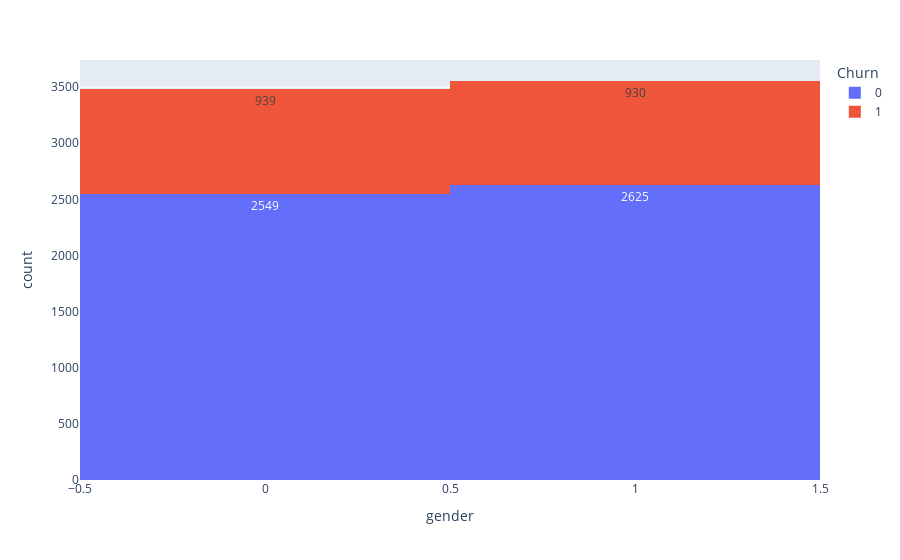
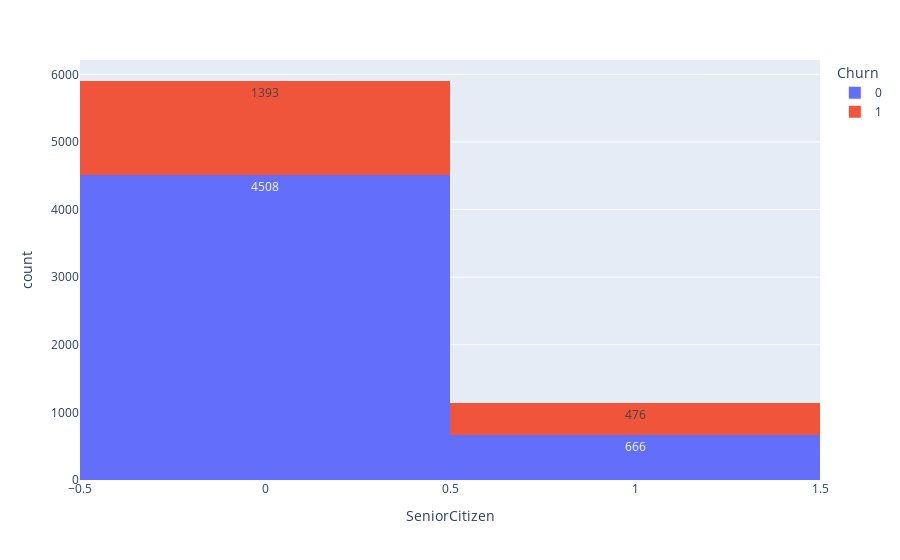
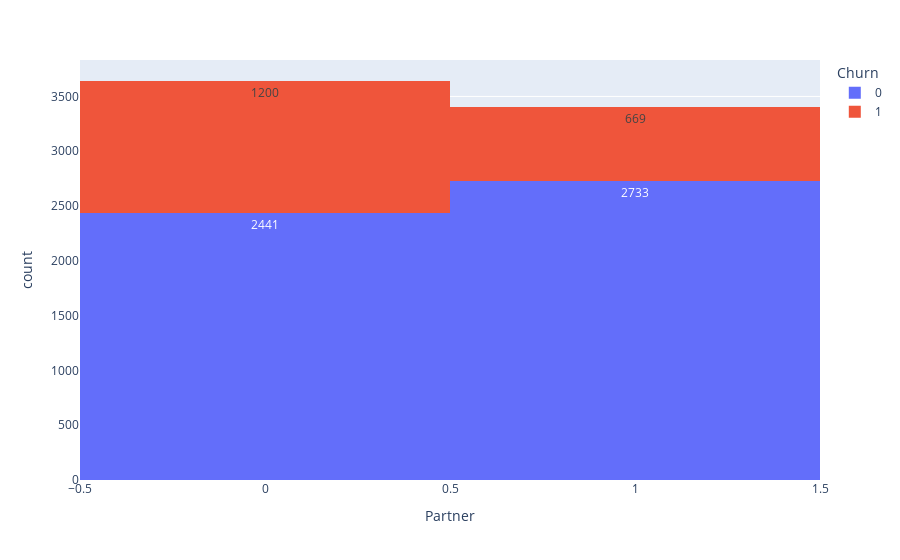
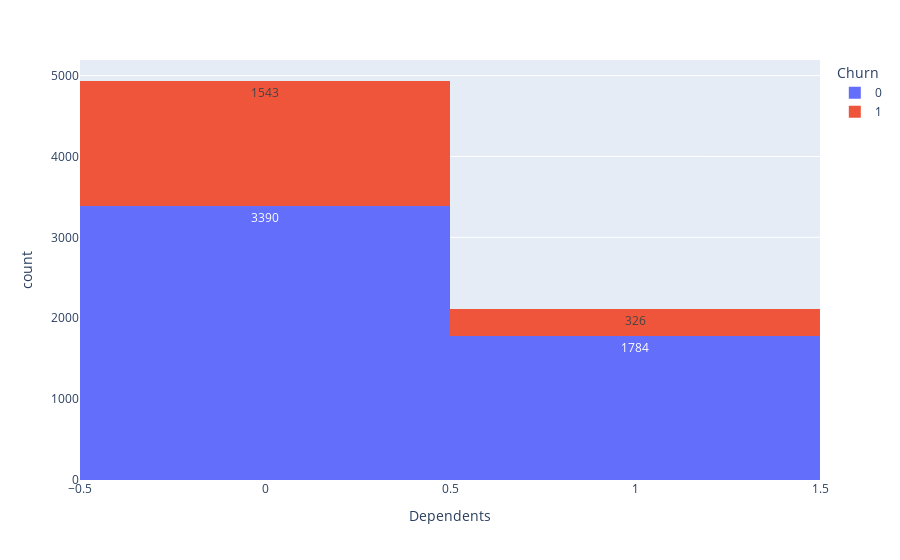

The notebook cell these images were saved under, in order:
### Code cell
import plotly.express as px

for coluna in tabela.columns:
    grafico = px.histogram(tabela, x=coluna, color="Churn", text_auto=True)
    grafico.show()

### Figure 1 — Plotly figure (JSON) as saved in the notebook; plotly's stock layout.template omitted (floating-point values rounded to 4 significant figures; data arrays with more than 128 entries replaced by an {"elided": "..."} marker saying what was removed)
{"data": [{"alignmentgroup": "True", "bingroup": "x", "hovertemplate": "Churn=0<br>gender=%{x}<br>count=%{y}<extra></extra>", "legendgroup": "0", "marker": {"color": "#636efa", "pattern": {"shape": ""}}, "name": "0", "offsetgroup": "0", "orientation": "v", "showlegend": true, "texttemplate": "%{value}", "type": "histogram", "x": {"elided": "5174 int values"}, "xaxis": "x", "yaxis": "y"}, {"alignmentgroup": "True", "bingroup": "x", "hovertemplate": "Churn=1<br>gender=%{x}<br>count=%{y}<extra></extra>", "legendgroup": "1", "marker": {"color": "#EF553B", "pattern": {"shape": ""}}, "name": "1", "offsetgroup": "1", "orientation": "v", "showlegend": true, "texttemplate": "%{value}", "type": "histogram", "x": {"elided": "1869 int values"}, "xaxis": "x", "yaxis": "y"}], "layout": {"barmode": "relative", "legend": {"title": {"text": "Churn"}, "tracegroupgap": 0}, "margin": {"t": 60}, "xaxis": {"anchor": "y", "domain": [0, 1], "title": {"text": "gender"}}, "yaxis": {"anchor": "x", "domain": [0, 1], "title": {"text": "count"}}}}

### Figure 2 — Plotly figure (JSON) as saved in the notebook; plotly's stock layout.template omitted (floating-point values rounded to 4 significant figures; data arrays with more than 128 entries replaced by an {"elided": "..."} marker saying what was removed)
{"data": [{"alignmentgroup": "True", "bingroup": "x", "hovertemplate": "Churn=0<br>SeniorCitizen=%{x}<br>count=%{y}<extra></extra>", "legendgroup": "0", "marker": {"color": "#636efa", "pattern": {"shape": ""}}, "name": "0", "offsetgroup": "0", "orientation": "v", "showlegend": true, "texttemplate": "%{value}", "type": "histogram", "x": {"elided": "5174 int values"}, "xaxis": "x", "yaxis": "y"}, {"alignmentgroup": "True", "bingroup": "x", "hovertemplate": "Churn=1<br>SeniorCitizen=%{x}<br>count=%{y}<extra></extra>", "legendgroup": "1", "marker": {"color": "#EF553B", "pattern": {"shape": ""}}, "name": "1", "offsetgroup": "1", "orientation": "v", "showlegend": true, "texttemplate": "%{value}", "type": "histogram", "x": {"elided": "1869 int values"}, "xaxis": "x", "yaxis": "y"}], "layout": {"barmode": "relative", "legend": {"title": {"text": "Churn"}, "tracegroupgap": 0}, "margin": {"t": 60}, "xaxis": {"anchor": "y", "domain": [0, 1], "title": {"text": "SeniorCitizen"}}, "yaxis": {"anchor": "x", "domain": [0, 1], "title": {"text": "count"}}}}

### Figure 3 — Plotly figure (JSON) as saved in the notebook; plotly's stock layout.template omitted (floating-point values rounded to 4 significant figures; data arrays with more than 128 entries replaced by an {"elided": "..."} marker saying what was removed)
{"data": [{"alignmentgroup": "True", "bingroup": "x", "hovertemplate": "Churn=0<br>Partner=%{x}<br>count=%{y}<extra></extra>", "legendgroup": "0", "marker": {"color": "#636efa", "pattern": {"shape": ""}}, "name": "0", "offsetgroup": "0", "orientation": "v", "showlegend": true, "texttemplate": "%{value}", "type": "histogram", "x": {"elided": "5174 int values"}, "xaxis": "x", "yaxis": "y"}, {"alignmentgroup": "True", "bingroup": "x", "hovertemplate": "Churn=1<br>Partner=%{x}<br>count=%{y}<extra></extra>", "legendgroup": "1", "marker": {"color": "#EF553B", "pattern": {"shape": ""}}, "name": "1", "offsetgroup": "1", "orientation": "v", "showlegend": true, "texttemplate": "%{value}", "type": "histogram", "x": {"elided": "1869 int values"}, "xaxis": "x", "yaxis": "y"}], "layout": {"barmode": "relative", "legend": {"title": {"text": "Churn"}, "tracegroupgap": 0}, "margin": {"t": 60}, "xaxis": {"anchor": "y", "domain": [0, 1], "title": {"text": "Partner"}}, "yaxis": {"anchor": "x", "domain": [0, 1], "title": {"text": "count"}}}}

### Figure 4 — Plotly figure (JSON) as saved in the notebook; plotly's stock layout.template omitted (floating-point values rounded to 4 significant figures; data arrays with more than 128 entries replaced by an {"elided": "..."} marker saying what was removed)
{"data": [{"alignmentgroup": "True", "bingroup": "x", "hovertemplate": "Churn=0<br>Dependents=%{x}<br>count=%{y}<extra></extra>", "legendgroup": "0", "marker": {"color": "#636efa", "pattern": {"shape": ""}}, "name": "0", "offsetgroup": "0", "orientation": "v", "showlegend": true, "texttemplate": "%{value}", "type": "histogram", "x": {"elided": "5174 int values"}, "xaxis": "x", "yaxis": "y"}, {"alignmentgroup": "True", "bingroup": "x", "hovertemplate": "Churn=1<br>Dependents=%{x}<br>count=%{y}<extra></extra>", "legendgroup": "1", "marker": {"color": "#EF553B", "pattern": {"shape": ""}}, "name": "1", "offsetgroup": "1", "orientation": "v", "showlegend": true, "texttemplate": "%{value}", "type": "histogram", "x": {"elided": "1869 int values"}, "xaxis": "x", "yaxis": "y"}], "layout": {"barmode": "relative", "legend": {"title": {"text": "Churn"}, "tracegroupgap": 0}, "margin": {"t": 60}, "xaxis": {"anchor": "y", "domain": [0, 1], "title": {"text": "Dependents"}}, "yaxis": {"anchor": "x", "domain": [0, 1], "title": {"text": "count"}}}}
